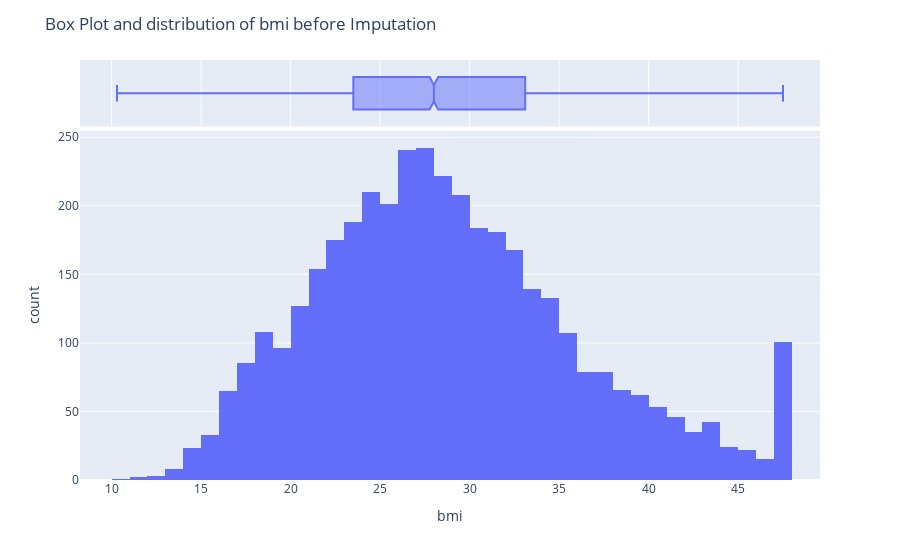

Source (notebook cell):
### Code cell
#introduce a new visualization package plotly: https://plotly.com/python/getting-started/
#it's a user interactive plotting library that supports over 40 unique chart types covering a wide range of 
#statistical, financial, geographic, scientific, and 3-dimensional use-cases.

# check distibution for bmi before imputation


fig = px.histogram(X_train, x='bmi', marginal="box",
                   hover_data=X_train)
fig.update_layout(title_text='Box Plot and distribution of bmi before Imputation')
fig.show()

### Figure 1 — Plotly figure (JSON) as saved in the notebook; plotly's stock layout.template omitted (floating-point values rounded to 4 significant figures; data arrays with more than 128 entries replaced by an {"elided": "..."} marker saying what was removed)
{"data": [{"alignmentgroup": "True", "bingroup": "x", "hovertemplate": "bmi=%{x}<br>count=%{y}<extra></extra>", "legendgroup": "", "marker": {"color": "#636efa", "pattern": {"shape": ""}}, "name": "", "offsetgroup": "", "orientation": "v", "showlegend": false, "type": "histogram", "x": {"elided": "4088 float values"}, "xaxis": "x", "yaxis": "y"}, {"alignmentgroup": "True", "customdata": {"elided": "4088x18 float values"}, "hovertemplate": "bmi=%{x}<br>age=%{customdata[0]}<br>hypertension=%{customdata[1]}<br>heart_disease=%{customdata[2]}<br>avg_glucose_level=%{customdata[3]}<br>gender_Female=%{customdata[4]}<br>gender_Male=%{customdata[5]}<br>ever_married_Yes=%{customdata[6]}<br>work_type_Private=%{customdata[7]}<br>work_type_Self-employed=%{customdata[8]}<br>work_type_children=%{customdata[9]}<br>work_type_Govt_job=%{customdata[10]}<br>Residence_type_Rural=%{customdata[11]}<br>smoking_status_formerly smoked=%{customdata[12]}<br>smoking_status_never smoked=%{customdata[13]}<br>smoking_status_smokes=%{customdata[14]}<br>avg_glucose_level_ranked=%{customdata[15]}<br>bmi_median=%{customdata[16]}<br>bmi_mean=%{customdata[17]}<extra></extra>", "legendgroup": "", "marker": {"color": "#636efa"}, "name": "", "notched": true, "offsetgroup": "", "showlegend": false, "type": "box", "x": {"elided": "4088 float values"}, "xaxis": "x2", "yaxis": "y2"}], "layout": {"barmode": "relative", "legend": {"tracegroupgap": 0}, "margin": {"t": 60}, "title": {"text": "Box Plot and distribution of bmi before Imputation"}, "xaxis": {"anchor": "y", "domain": [0, 1], "title": {"text": "bmi"}}, "xaxis2": {"anchor": "y2", "domain": [0, 1], "matches": "x", "showgrid": true, "showticklabels": false}, "yaxis": {"anchor": "x", "domain": [0, 0.8316], "title": {"text": "count"}}, "yaxis2": {"anchor": "x2", "domain": [0.8416, 1], "matches": "y2", "showgrid": false, "showline": false, "showticklabels": false, "ticks": ""}}}
